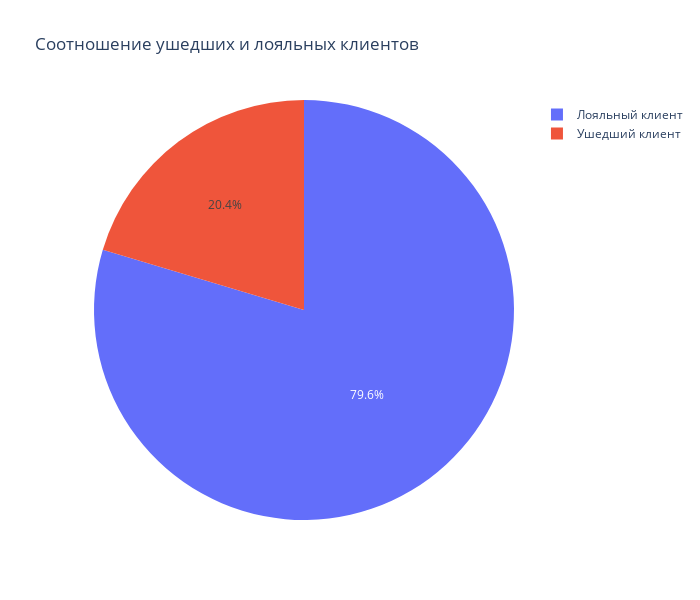

The cell this chart's notebook holds for it:
### Markdown cell above
1. Каково соотношение ушедших и лояльных клиентов? Покажите это на графике и дайте комментарий по соотношению

### Code cell
def get_category_status(exited):
    if exited == 1:
        return 'Ушедший клиент'
    else:
        return 'Лояльный клиент'
churn_data['Status'] = churn_data['Exited'].apply(get_category_status)
ratio_clients = churn_data.groupby('Status')['Status'].count().reset_index(name='Exited')
fig = px.pie(
    data_frame=ratio_clients,
    names='Status',
    values='Exited',
    height=600,
    width=700,
    title='Соотношение ушедших и лояльных клиентов'
)
fig.show()

### Figure 1 — Plotly figure (JSON) as saved in the notebook; plotly's stock layout.template omitted (floating-point values rounded to 4 significant figures)
{"data": [{"domain": {"x": [0, 1], "y": [0, 1]}, "hovertemplate": "Status=%{label}<br>Exited=%{value}<extra></extra>", "labels": ["Лояльный клиент", "Ушедший клиент"], "legendgroup": "", "name": "", "showlegend": true, "type": "pie", "values": [7963, 2037]}], "layout": {"height": 600, "legend": {"tracegroupgap": 0}, "title": {"text": "Соотношение ушедших и лояльных клиентов"}, "width": 700}}
